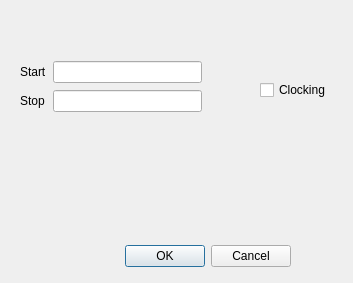
<?xml version="1.0" encoding="UTF-8"?>
<ui version="4.0">
 <class>Setup</class>
 <widget class="QDialog" name="Setup">
  <property name="geometry">
   <rect>
    <x>0</x>
    <y>0</y>
    <width>353</width>
    <height>283</height>
   </rect>
  </property>
  <property name="windowTitle">
   <string>Dialog</string>
  </property>
  <widget class="QDialogButtonBox" name="buttonBox">
   <property name="geometry">
    <rect>
     <x>-50</x>
     <y>240</y>
     <width>341</width>
     <height>32</height>
    </rect>
   </property>
   <property name="orientation">
    <enum>Qt::Horizontal</enum>
   </property>
   <property name="standardButtons">
    <set>QDialogButtonBox::Cancel|QDialogButtonBox::Ok</set>
   </property>
  </widget>
  <widget class="QCheckBox" name="checkBox">
   <property name="geometry">
    <rect>
     <x>260</x>
     <y>80</y>
     <width>87</width>
     <height>20</height>
    </rect>
   </property>
   <property name="text">
    <string>Clocking</string>
   </property>
   <property name="tristate">
    <bool>false</bool>
   </property>
  </widget>
  <widget class="QWidget" name="layoutWidget">
   <property name="geometry">
    <rect>
     <x>20</x>
     <y>60</y>
     <width>182</width>
     <height>54</height>
    </rect>
   </property>
   <layout class="QGridLayout" name="gridLayout">
    <item row="0" column="0">
     <widget class="QLabel" name="label_3">
      <property name="text">
       <string>Start</string>
      </property>
     </widget>
    </item>
    <item row="0" column="1">
     <widget class="QLineEdit" name="lineEdit"/>
    </item>
    <item row="1" column="0">
     <widget class="QLabel" name="label_2">
      <property name="text">
       <string>Stop</string>
      </property>
     </widget>
    </item>
    <item row="1" column="1">
     <widget class="QLineEdit" name="lineEdit_2"/>
    </item>
   </layout>
  </widget>
 </widget>
 <resources/>
 <connections>
  <connection>
   <sender>buttonBox</sender>
   <signal>accepted()</signal>
   <receiver>Setup</receiver>
   <slot>accept()</slot>
   <hints>
    <hint type="sourcelabel">
     <x>248</x>
     <y>254</y>
    </hint>
    <hint type="destinationlabel">
     <x>157</x>
     <y>274</y>
    </hint>
   </hints>
  </connection>
  <connection>
   <sender>buttonBox</sender>
   <signal>rejected()</signal>
   <receiver>Setup</receiver>
   <slot>reject()</slot>
   <hints>
    <hint type="sourcelabel">
     <x>316</x>
     <y>260</y>
    </hint>
    <hint type="destinationlabel">
     <x>286</x>
     <y>274</y>
    </hint>
   </hints>
  </connection>
  <connection>
   <sender>lineEdit</sender>
   <signal>textChanged(QString)</signal>
   <receiver>Setup</receiver>
   <slot>startPosChanged()</slot>
   <hints>
    <hint type="sourcelabel">
     <x>187</x>
     <y>66</y>
    </hint>
    <hint type="destinationlabel">
     <x>197</x>
     <y>33</y>
    </hint>
   </hints>
  </connection>
  <connection>
   <sender>lineEdit_2</sender>
   <signal>textChanged(QString)</signal>
   <receiver>Setup</receiver>
   <slot>stopPosChanged()</slot>
   <hints>
    <hint type="sourcelabel">
     <x>159</x>
     <y>101</y>
    </hint>
    <hint type="destinationlabel">
     <x>108</x>
     <y>143</y>
    </hint>
   </hints>
  </connection>
 </connections>
 <slots>
  <slot>stopPosChanged()</slot>
  <slot>startPosChanged()</slot>
 </slots>
</ui>
